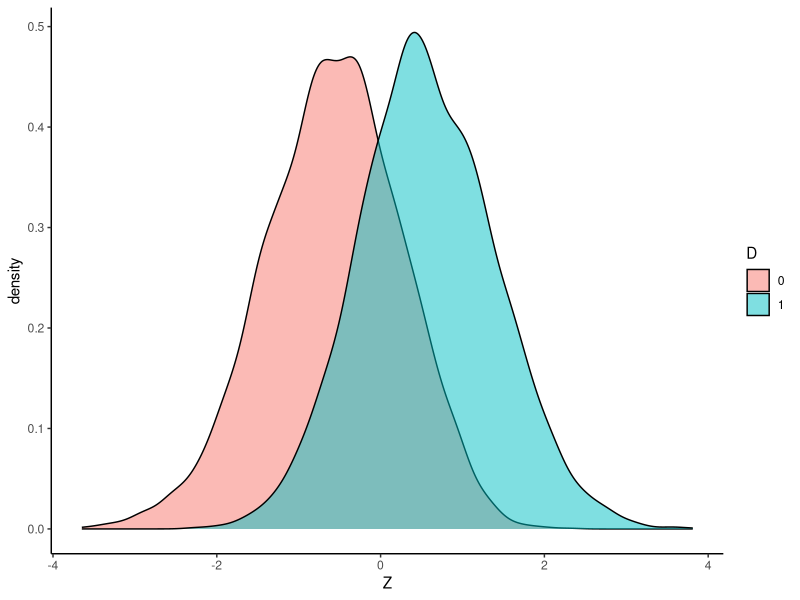
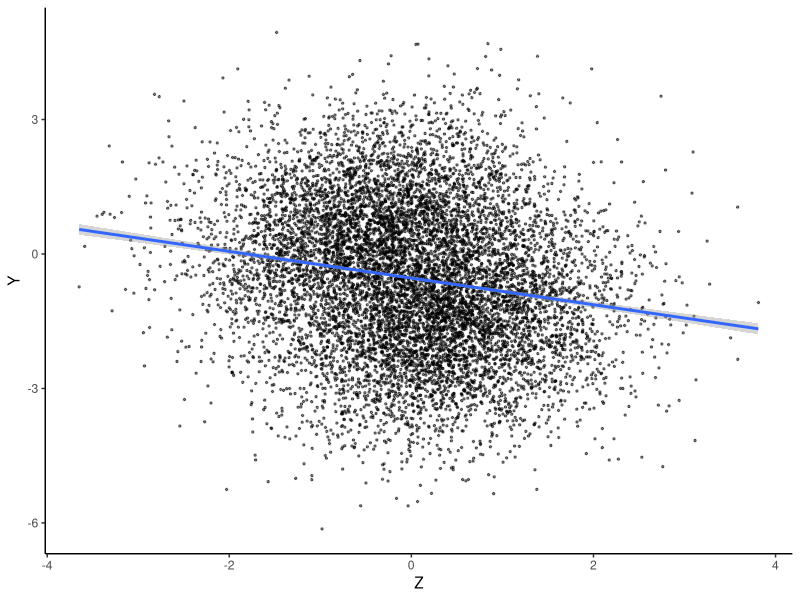
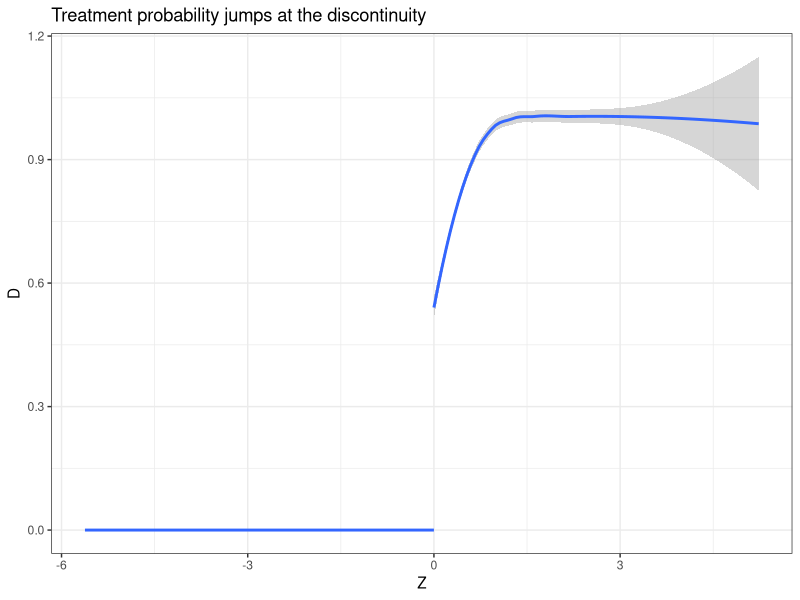
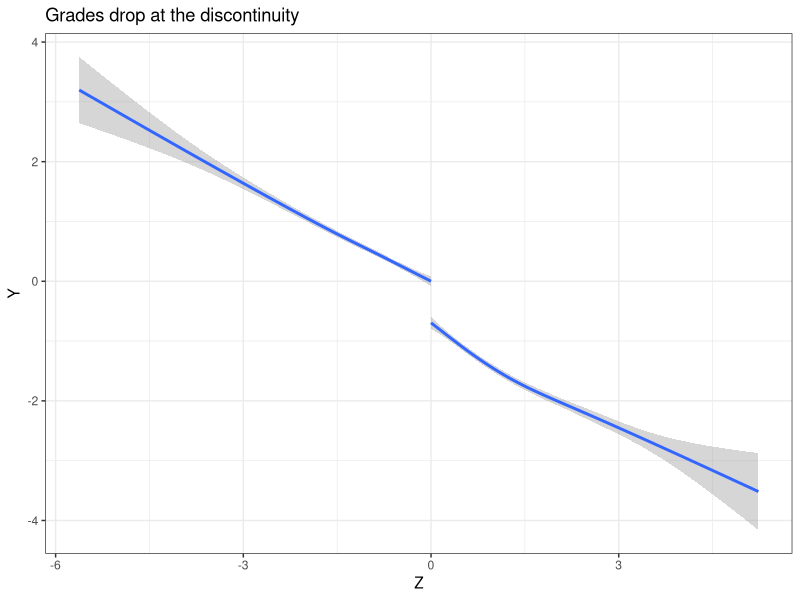

The R script that drew these images, in order:
## ---- chunk 1
knitr::opts_chunk$set(echo = TRUE)

library(tidyverse)
library(ggplot2)
## ---- chunk 2
simulate_iv_data <- function(N=10000,delta=-1,pi,gamma){

  # Create a basic tibble with one row per observation
  tibble(
    i=1:N,
    U = rnorm(N), # Motivation
    Z = gamma*U + rnorm(N), # Distance from campus boundary
    D = as.numeric((pi*Z - U) > 0), # Students choose online if they are far from campus or low motivation
    Y = delta*D + U + rnorm(N),
    )
  }
## ---- chunk 3
iv_data <- simulate_iv_data(pi=1,gamma=0)

head(iv_data)
## ---- chunk 4
iv_data |>
  ggplot(aes(Z,fill=as.factor(D))) +
  geom_density(alpha=0.5) +
  theme_classic() + 
  labs(
    fill = "D"
  )
## ---- chunk 5
iv_data |>
  ggplot(aes(x=Z,y=Y)) +
  geom_point(size=0.5,alpha=0.5) +
  geom_smooth(method='lm') +
  theme_classic()  
## ---- chunk 6
lm(Y ~ D,iv_data)
## ---- chunk 7
first_stage <- lm(D ~ Z,iv_data)

'First Stage Results:'
summary(first_stage)

# Predict D using first-stage regression
iv_data <- iv_data |>
  mutate(
    # Predict D from Z
    D_Z = predict(first_stage)
  )

second_stage <- lm(Y ~ D_Z,iv_data)
  
'Second Stage Results:'
summary(second_stage)
## ---- chunk 8
first_stage <- lm(D ~ Z,iv_data)

'First Stage Results:'
summary(first_stage)

# Take residuals of first stage regression
second_stage <- iv_data |>
  mutate(
    D_U = D - predict(first_stage)
  ) |>
  lm(Y ~ D + D_U,data=_)

'Second Stage Results:'
summary(second_stage)
## ---- chunk 9
library(AER)

iv <- ivreg(Y ~ D | Z, data=iv_data)

summary(iv,diagnostics=TRUE)
confint(iv)
## ---- chunk 10
weak_iv_data <- simulate_iv_data(pi=0.01,gamma=0)

iv <- ivreg(Y ~ D | Z, data=weak_iv_data)

summary(iv,diagnostics=TRUE)
confint(iv)
## ---- chunk 11
bad_iv_data <- simulate_iv_data(pi=1,gamma=-1)

iv <- ivreg(Y ~ D | Z, data=bad_iv_data)

summary(iv,diagnostics=TRUE)
confint(iv)
## ---- chunk 12
simulate_rd_data <- function(N=10000,delta=-1,pi=1,gamma=0){

  # Create a basic tibble with one row per observation
  tibble(
    i=1:N,
    U = rnorm(N), # Motivation
    Z = gamma*U + rnorm(N), # Distance from campus boundary
    D = ((pi*Z - U) > 0)*(Z>0), # Students choose online if they are far from campus or low motivation AND live off campus
    Y = delta*D + U + rnorm(N)
  )
  }

simulate_rd_data(10)
## ---- chunk 13
rd_data <- simulate_rd_data(pi=1,gamma=-1)
## ---- chunk 14
rd_data |> 
  ggplot(aes(Z,D,group=as.factor(Z>0))) +
  geom_smooth(method='loess') +
  theme_bw() +
  labs(
    title="Treatment probability jumps at the discontinuity"
  )
## ---- chunk 15
rd_data |> 
  ggplot(aes(Z,Y,group=as.factor(Z>0))) +
  geom_smooth() + 
  theme_classic() +
  theme_bw() +
  labs(
    title="Grades drop at the discontinuity"
  )
## ---- chunk 16
ivreg(Y ~ D | Z, data=rd_data)
## ---- chunk 17
bandwidth_data <- filter(rd_data,abs(Z)<0.1)

ivreg(Y ~ D | Z, data= bandwidth_data) |> 
  summary()
## ---- chunk 18
ivreg(Y ~ D | (Z>0), data=rd_data |> filter(abs(Z)<0.1)) |> 
  summary()
## ---- chunk 19
ivreg(Y ~ D | (Z>0)*Z, data=rd_data |> filter(abs(Z)<0.1)) |> 
  summary()
## ---- chunk 20
rd_data |> 
  mutate(
    w = pmax(0,1 - abs(10*Z))
  ) |> 
  ivreg(Y ~ D | (Z>0)*Z,data=_, weights=w) |> 
  summary()
